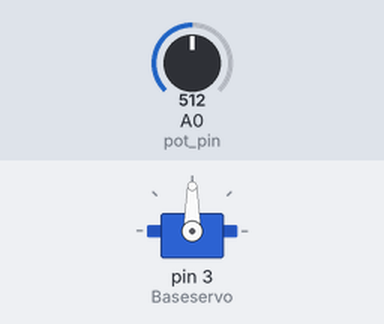
Recording of a sketch running on a simulated Arduino Uno, built with avr-gcc and run on an emulated ATmega328P. Parts: servo. The test bench sets the inputs (shaded band); at power-on: A0 (pot_pin) = 512.

Above: at 1.2 s.
1.3 s: A0 (pot_pin) set to 716
At 2.2 s:
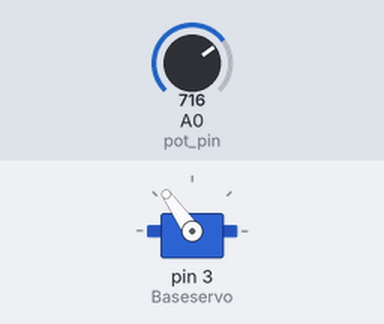
2.8 s: A0 (pot_pin) set to 900
At 3.5 s:
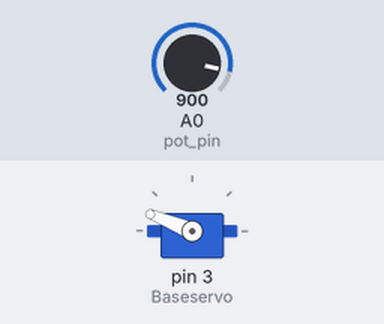
4.3 s: A0 (pot_pin) set to 1023
At 4.8 s:
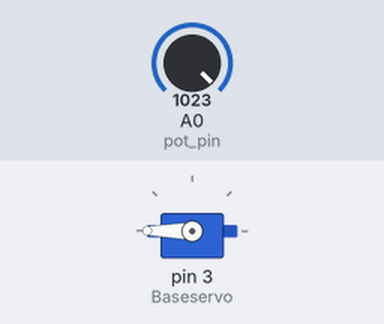
5.8 s: A0 (pot_pin) set to 306
At 7.0 s:
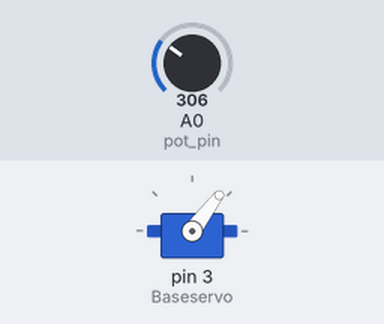
7.3 s: A0 (pot_pin) set to 122
At 8.5 s:
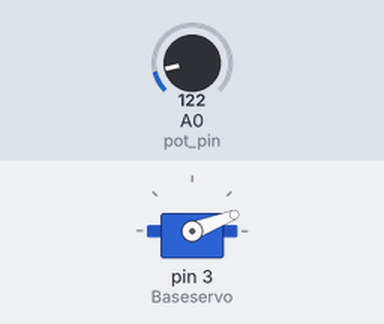
Timing chart, 0 to 9.8 s (numbered marks = the images above; inputs shaded):
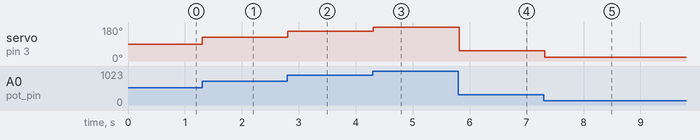

The sketch:

sketch_feb1a_brushless_dc_motor_drive.ino
```cpp
//drone motor

#include <Stepper.h>
#include <Servo.h>

Servo Baseservo;

void setup() {
  Baseservo.attach(3);
  pinMode(3,OUTPUT); //motor drive signal pin
  pinMode(A0, INPUT); //pot pin
}

void loop() {

  int a = map(analogRead(A0), 0, 1023, 0, 180);

  Baseservo.write(a); // Send PWM signal to control motor speed

  delay(100); // delay for holding the motor
}
```

Measured:
- after the input at 1.3 s, servo on pin 3 (Baseservo): 90° → 125° at once
- after the input at 2.8 s, servo on pin 3 (Baseservo): 125° → 158° at once
- after the input at 4.3 s, servo on pin 3 (Baseservo): 158° → 180° at once
- after the input at 5.8 s, servo on pin 3 (Baseservo): 180° → 53° at once
- after the input at 7.3 s, servo on pin 3 (Baseservo): 53° → 21° at once
